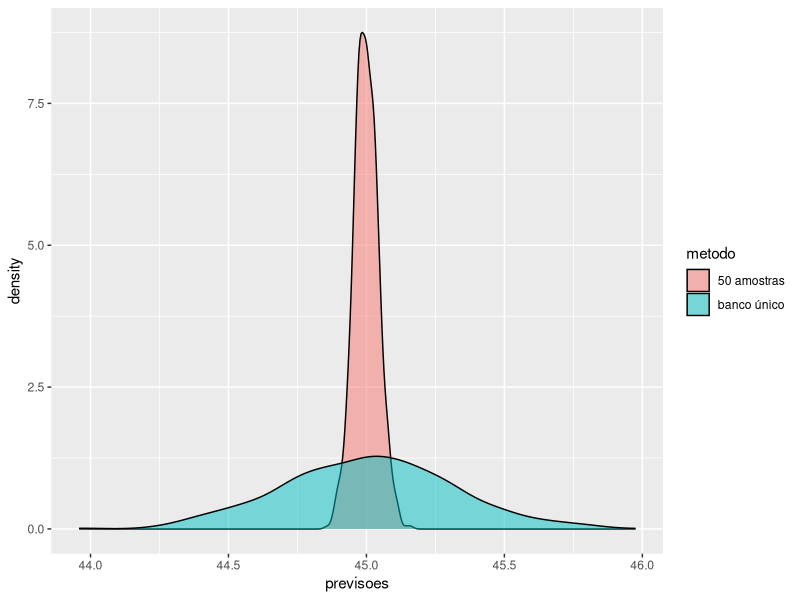
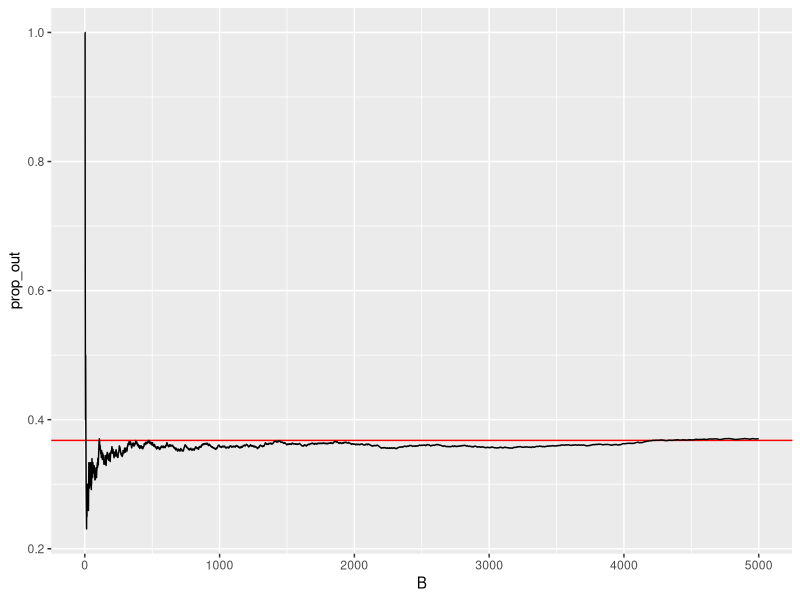

Here is the R script that generated these plots, in order:
library(tidyverse)

set.seed(123)

B <- 1000

banco_unico  <- vector("numeric", B)
banco_50_aux <- vector("numeric", 50)
banco_50     <- vector("numeric", B)


for (b in 1:B) {

# amostra de tamanho 100 de uma distribuição normal com 
# média 45 e desvio padrão = 3

  banco_unico[b] <- mean(rnorm(100, 45, 3))


# 50 amostras de tamanho 100 de uma dist. normal com 
# média 45 e desvio padrão 3

  for (i in 1:50) banco_50_aux[i] <- mean(rnorm(100, 45, 3))

  banco_50[b] <- mean(banco_50_aux)

}


tibble(previsoes = c(banco_unico, banco_50), 
       metodo = rep(c("banco único", "50 amostras"), each = B)) %>% 
  ggplot(aes(previsoes, fill = metodo)) +
    geom_density(alpha = .5)






# programação funcional ----------------------------------------------------

pop <- 1:500

tibble(B = 1:5000) %>% 
  mutate(out = map_lgl(B, ~!(15 %in% sample(pop, 500, replace = TRUE)))) %>% 
  mutate(prop_out = cumsum(out) / B) %>% 
  ggplot(aes(B, prop_out)) + 
    geom_hline(yintercept = exp(-1), color = "red") + 
    geom_line()


